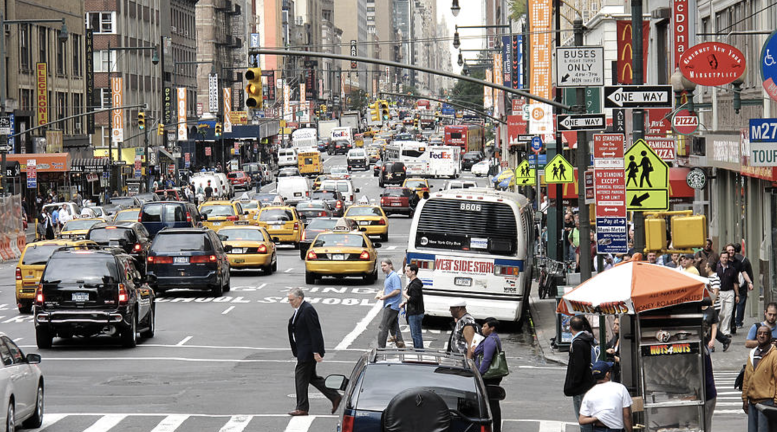
#> input picture street_scene.jpg, 1554 x 864 px (shown at 1/2 size)
$ python segmentation.py
#> lines starting #> are read from the running program, lines starting #| are printed output that depends on the picture
import numpy as np
from PIL import Image
import matplotlib.pyplot as plt
import qai_hub as hub
import time

# Load and preprocess the image
image_path = "street_scene.jpg"  # Update this path
image = Image.open(image_path).convert('RGB').resize((2048, 1024))  # Convert to RGB to remove alpha channel
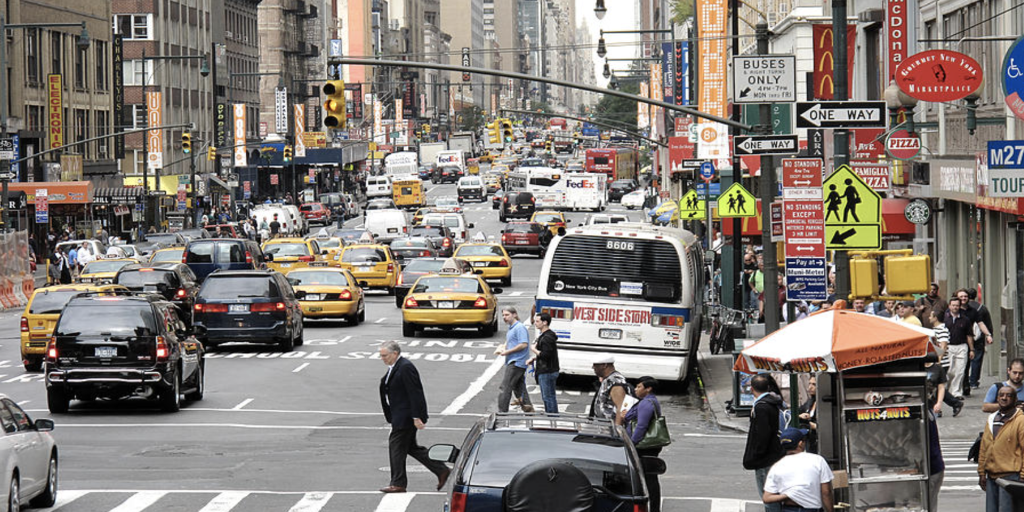
#> image: PIL image 2048x1024 RGB (shown at 1/2 size); mean R, G, B 130.3, 123.1, 117.3

# Display the input image
plt.imshow(image)
plt.axis('off')
plt.show()

# Convert the image to numpy array of shape [1, 1024, 2048, 3]
img_array = np.array(image, dtype=np.float32) / 255.0

# Ensure correct layout (NHWC)
input_array = np.expand_dims(img_array, axis=0)

# Define the device and model path
#> (the run stopped early here; a loop or call above may not have finished)

$ run again, with testimage.jpg copied over street_scene.jpg
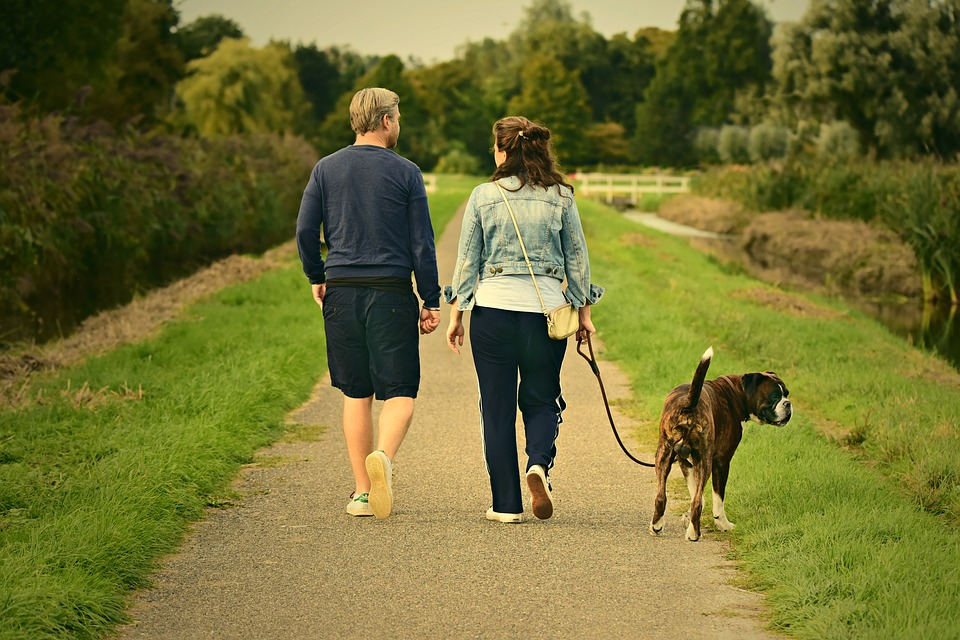
#> input picture testimage.jpg, 960 x 640 px
#> `image = Image.open(image_path).convert('RGB').resize((2048, 1024))`:
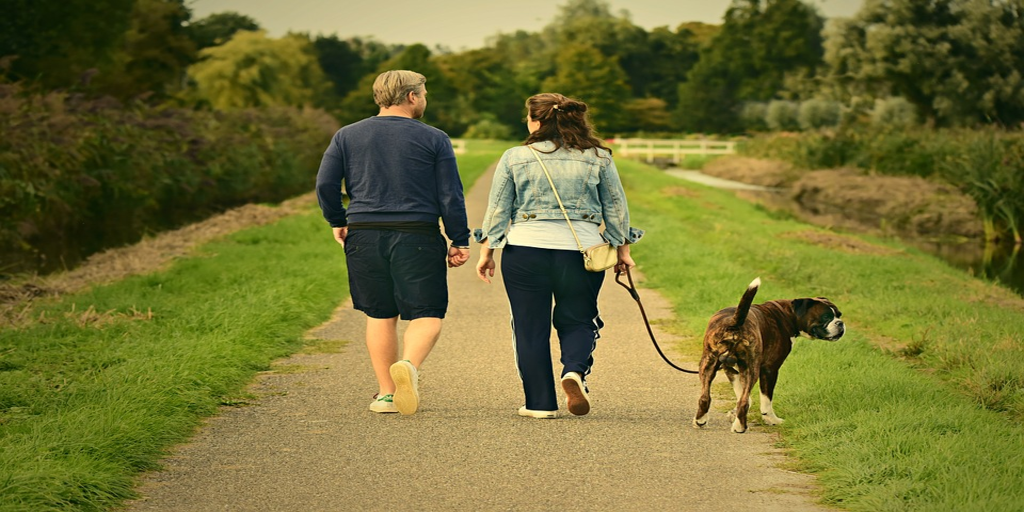
#> image: PIL image 2048x1024 RGB (shown at 1/2 size); mean R, G, B 114, 111.7, 52.1
